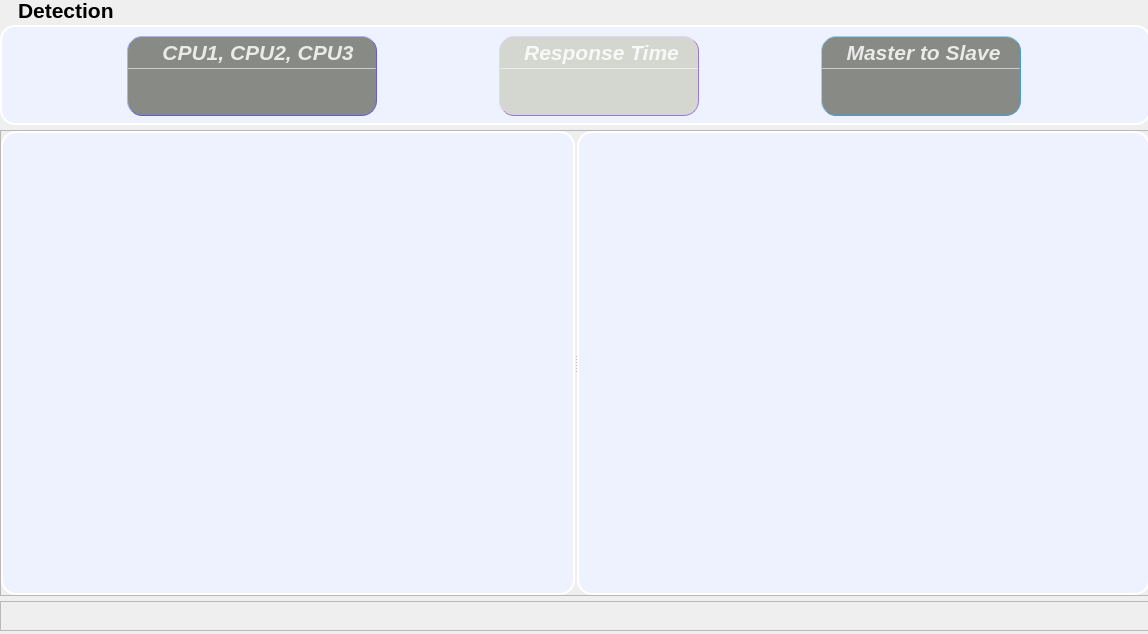
            <widget class="QWidget" name="tab">
             <property name="maximumSize">
              <size>
               <width>1148</width>
               <height>634</height>
              </size>
             </property>
             <attribute name="title">
              <string>Page</string>
             </attribute>
             <widget class="QWidget" name="layoutWidget">
              <property name="geometry">
               <rect>
                <x>0</x>
                <y>0</y>
                <width>1151</width>
                <height>631</height>
               </rect>
              </property>
              <layout class="QVBoxLayout" name="main_content_2">
               <property name="spacing">
                <number>5</number>
               </property>
               <item>
                <widget class="QLabel" name="char_label_2">
                 <property name="minimumSize">
                  <size>
                   <width>0</width>
                   <height>20</height>
                  </size>
                 </property>
                 <property name="maximumSize">
                  <size>
                   <width>16777215</width>
                   <height>20</height>
                  </size>
                 </property>
                 <property name="font">
                  <font>
                   <pointsize>16</pointsize>
                   <weight>75</weight>
                   <bold>true</bold>
                  </font>
                 </property>
                 <property name="styleSheet">
                  <string notr="true">padding-left:12px;</string>
                 </property>
                 <property name="text">
                  <string>Detection</string>
                 </property>
                </widget>
               </item>
               <item>
                <widget class="QFrame" name="QF_Group_2">
                 <property name="minimumSize">
                  <size>
                   <width>0</width>
                   <height>100</height>
                  </size>
                 </property>
                 <property name="maximumSize">
                  <size>
                   <width>16777215</width>
                   <height>100</height>
                  </size>
                 </property>
                 <property name="styleSheet">
                  <string notr="true">QFrame#QF_Group_2{
background-color: rgb(238, 242, 255);
border:2px solid rgb(255, 255, 255);
border-radius:15px;
}</string>
                 </property>
                 <property name="frameShape">
                  <enum>QFrame::StyledPanel</enum>
                 </property>
                 <property name="frameShadow">
                  <enum>QFrame::Raised</enum>
                 </property>
                 <layout class="QHBoxLayout" name="horizontalLayout_14">
                  <property name="topMargin">
                   <number>9</number>
                  </property>
                  <property name="bottomMargin">
                   <number>15</number>
                  </property>
                  <item>
                   <widget class="QFrame" name="Class_QF_2">
                    <property name="minimumSize">
                     <size>
                      <width>250</width>
                      <height>80</height>
                     </size>
                    </property>
                    <property name="maximumSize">
                     <size>
                      <width>170</width>
                      <height>80</height>
                     </size>
                    </property>
                    <property name="toolTipDuration">
                     <number>0</number>
                    </property>
                    <property name="styleSheet">
                     <string notr="true">QFrame#Class_QF_2{
color: rgb(255, 255, 255);
border-radius: 15px;
background-color:rgb(136, 138, 133);
border: 1px outset rgb(98, 91, 213);
}
</string>
                    </property>
                    <property name="frameShape">
                     <enum>QFrame::StyledPanel</enum>
                    </property>
                    <property name="frameShadow">
                     <enum>QFrame::Raised</enum>
                    </property>
                    <layout class="QVBoxLayout" name="verticalLayout_17" stretch="0,2,1">
                     <property name="spacing">
                      <number>0</number>
                     </property>
                     <property name="leftMargin">
                      <number>0</number>
                     </property>
                     <property name="topMargin">
                      <number>0</number>
                     </property>
                     <property name="rightMargin">
                      <number>0</number>
                     </property>
                     <property name="bottomMargin">
                      <number>0</number>
                     </property>
                     <item>
                      <widget class="QFrame" name="Class_top_2">
                       <property name="styleSheet">
                        <string notr="true">border:none</string>
                       </property>
                       <property name="frameShape">
                        <enum>QFrame::StyledPanel</enum>
                       </property>
                       <property name="frameShadow">
                        <enum>QFrame::Raised</enum>
                       </property>
                       <layout class="QHBoxLayout" name="horizontalLayout_15">
                        <property name="spacing">
                         <number>0</number>
                        </property>
                        <property name="leftMargin">
                         <number>0</number>
                        </property>
                        <property name="topMargin">
                         <number>3</number>
                        </property>
                        <property name="rightMargin">
                         <number>0</number>
                        </property>
                        <property name="bottomMargin">
                         <number>3</number>
                        </property>
                        <item>
                         <widget class="QLabel" name="label_9">
                          <property name="maximumSize">
                           <size>
                            <width>16777215</width>
                            <height>30</height>
                           </size>
                          </property>
                          <property name="font">
                           <font>
                            <family>Segoe UI</family>
                            <pointsize>16</pointsize>
                            <weight>87</weight>
                            <italic>true</italic>
                            <bold>true</bold>
                           </font>
                          </property>
                          <property name="styleSheet">
                           <string notr="true">color: rgba(255, 255, 255,210);
padding-left:12px;
font: 700 italic 16pt &quot;Segoe UI&quot;;</string>
                          </property>
                          <property name="text">
                           <string>&lt;html&gt;&lt;head/&gt;&lt;body&gt;&lt;p&gt;CPU1, CPU2, CPU3&lt;/p&gt;&lt;/body&gt;&lt;/html&gt;</string>
                          </property>
                          <property name="alignment">
                           <set>Qt::AlignCenter</set>
                          </property>
                          <property name="indent">
                           <number>0</number>
                          </property>
                         </widget>
                        </item>
                       </layout>
                      </widget>
                     </item>
                     <item>
                      <widget class="Line" name="line_6">
                       <property name="maximumSize">
                        <size>
                         <width>16777215</width>
                         <height>1</height>
                        </size>
                       </property>
                       <property name="styleSheet">
                        <string notr="true">background-color: rgba(255, 255, 255, 89);</string>
                       </property>
                       <property name="orientation">
                        <enum>Qt::Horizontal</enum>
                       </property>
                      </widget>
                     </item>
                     <item>
                      <widget class="QFrame" name="cpu_label1">
                       <property name="styleSheet">
                        <string notr="true">border:none</string>
                       </property>
                       <property name="frameShape">
                        <enum>QFrame::StyledPanel</enum>
                       </property>
                       <property name="frameShadow">
                        <enum>QFrame::Raised</enum>
                       </property>
                       <layout class="QVBoxLayout" name="verticalLayout_23">
                        <property name="spacing">
                         <number>0</number>
                        </property>
                        <property name="leftMargin">
                         <number>0</number>
                        </property>
                        <property name="topMargin">
                         <number>6</number>
                        </property>
                        <property name="rightMargin">
                         <number>0</number>
                        </property>
                        <property name="bottomMargin">
                         <number>6</number>
                        </property>
                        <item alignment="Qt::AlignTop">
                         <widget class="QLabel" name="cpu_label">
                          <property name="minimumSize">
                           <size>
                            <width>0</width>
                            <height>30</height>
                           </size>
                          </property>
                          <property name="maximumSize">
                           <size>
                            <width>16777215</width>
                            <height>30</height>
                           </size>
                          </property>
                          <property name="font">
                           <font>
                            <family>Microsoft YaHei UI</family>
                            <pointsize>17</pointsize>
                            <weight>50</weight>
                            <italic>false</italic>
                            <bold>false</bold>
                            <underline>false</underline>
                           </font>
                          </property>
                          <property name="styleSheet">
                           <string notr="true">color: rgb(255, 255, 255);
font: 17pt &quot;Microsoft YaHei UI&quot;;</string>
                          </property>
                          <property name="text">
                           <string/>
                          </property>
                          <property name="alignment">
                           <set>Qt::AlignCenter</set>
                          </property>
                         </widget>
                        </item>
                       </layout>
                      </widget>
                     </item>
                    </layout>
                   </widget>
                  </item>
                  <item>
                   <widget class="QFrame" name="Fps_QF_2">
                    <property name="minimumSize">
                     <size>
                      <width>200</width>
                      <height>80</height>
                     </size>
                    </property>
                    <property name="maximumSize">
                     <size>
                      <width>170</width>
                      <height>80</height>
                     </size>
                    </property>
                    <property name="toolTipDuration">
                     <number>0</number>
                    </property>
                    <property name="styleSheet">
                     <string notr="true">QFrame#Fps_QF_2{
color: rgb(255, 255, 255);
border-radius: 15px;
background-color: rgb(211, 215, 207);
border: 1px outset rgb(153, 117, 219)
}
</string>
                    </property>
                    <property name="frameShape">
                     <enum>QFrame::StyledPanel</enum>
                    </property>
                    <property name="frameShadow">
                     <enum>QFrame::Raised</enum>
                    </property>
                    <layout class="QVBoxLayout" name="verticalLayout_26" stretch="0,2,1">
                     <property name="spacing">
                      <number>0</number>
                     </property>
                     <property name="leftMargin">
                      <number>0</number>
                     </property>
                     <property name="topMargin">
                      <number>0</number>
                     </property>
                     <property name="rightMargin">
                      <number>0</number>
                     </property>
                     <property name="bottomMargin">
                      <number>0</number>
                     </property>
                     <item>
                      <widget class="QFrame" name="Fps_top_2">
                       <property name="styleSheet">
                        <string notr="true">border:none</string>
                       </property>
                       <property name="frameShape">
                        <enum>QFrame::StyledPanel</enum>
                       </property>
                       <property name="frameShadow">
                        <enum>QFrame::Raised</enum>
                       </property>
                       <layout class="QHBoxLayout" name="horizontalLayout_17">
                        <property name="spacing">
                         <number>0</number>
                        </property>
                        <property name="leftMargin">
                         <number>0</number>
                        </property>
                        <property name="topMargin">
                         <number>3</number>
                        </property>
                        <property name="rightMargin">
                         <number>7</number>
                        </property>
                        <property name="bottomMargin">
                         <number>3</number>
                        </property>
                        <item>
                         <widget class="QLabel" name="label_11">
                          <property name="maximumSize">
                           <size>
                            <width>16777215</width>
                            <height>30</height>
                           </size>
                          </property>
                          <property name="font">
                           <font>
                            <family>Segoe UI</family>
                            <pointsize>16</pointsize>
                            <weight>87</weight>
                            <italic>true</italic>
                            <bold>true</bold>
                           </font>
                          </property>
                          <property name="styleSheet">
                           <string notr="true">color: rgba(255, 255, 255,210);
padding-left:12px;
font: 700 italic 16pt &quot;Segoe UI&quot;;</string>
                          </property>
                          <property name="midLineWidth">
                           <number>-1</number>
                          </property>
                          <property name="text">
                           <string>&lt;html&gt;&lt;head/&gt;&lt;body&gt;&lt;p&gt;Response Time&lt;/p&gt;&lt;/body&gt;&lt;/html&gt;</string>
                          </property>
                          <property name="alignment">
                           <set>Qt::AlignCenter</set>
                          </property>
                          <property name="wordWrap">
                           <bool>false</bool>
                          </property>
                          <property name="indent">
                           <number>0</number>
                          </property>
                         </widget>
                        </item>
                       </layout>
                      </widget>
                     </item>
                     <item>
                      <widget class="Line" name="line_8">
                       <property name="maximumSize">
                        <size>
                         <width>16777215</width>
                         <height>1</height>
                        </size>
                       </property>
                       <property name="styleSheet">
                        <string notr="true">background-color: rgba(255, 255, 255, 89);</string>
                       </property>
                       <property name="orientation">
                        <enum>Qt::Horizontal</enum>
                       </property>
                      </widget>
                     </item>
                     <item>
                      <widget class="QFrame" name="Fps_bottom_2">
                       <property name="styleSheet">
                        <string notr="true">border:none</string>
                       </property>
                       <property name="frameShape">
                        <enum>QFrame::StyledPanel</enum>
                       </property>
                       <property name="frameShadow">
                        <enum>QFrame::Raised</enum>
                       </property>
                       <layout class="QVBoxLayout" name="verticalLayout_27">
                        <property name="spacing">
                         <number>0</number>
                        </property>
                        <property name="leftMargin">
                         <number>0</number>
                        </property>
                        <property name="topMargin">
                         <number>6</number>
                        </property>
                        <property name="rightMargin">
                         <number>0</number>
                        </property>
                        <property name="bottomMargin">
                         <number>6</number>
                        </property>
                        <item alignment="Qt::AlignTop">
                         <widget class="QLabel" name="time0_label">
                          <property name="minimumSize">
                           <size>
                            <width>0</width>
                            <height>30</height>
                           </size>
                          </property>
                          <property name="maximumSize">
                           <size>
                            <width>16777215</width>
                            <height>30</height>
                           </size>
                          </property>
                          <property name="font">
                           <font>
                            <family>Microsoft YaHei UI</family>
                            <pointsize>17</pointsize>
                            <weight>50</weight>
                            <italic>false</italic>
                            <bold>false</bold>
                            <underline>false</underline>
                           </font>
                          </property>
                          <property name="styleSheet">
                           <string notr="true">color: rgb(255, 255, 255);
font: 17pt &quot;Microsoft YaHei UI&quot;;</string>
                          </property>
                          <property name="text">
                           <string/>
                          </property>
                          <property name="alignment">
                           <set>Qt::AlignCenter</set>
                          </property>
                         </widget>
                        </item>
                       </layout>
                      </widget>
                     </item>
                    </layout>
                   </widget>
                  </item>
                  <item>
                   <widget class="QFrame" name="Model_QF_3">
                    <property name="minimumSize">
                     <size>
                      <width>200</width>
                      <height>80</height>
                     </size>
                    </property>
                    <property name="maximumSize">
                     <size>
                      <width>170</width>
                      <height>80</height>
                     </size>
                    </property>
                    <property name="toolTipDuration">
                     <number>0</number>
                    </property>
                    <property name="styleSheet">
                     <string notr="true">QFrame#Model_QF_3{
color: rgb(255, 255, 255);
border-radius: 15px;
background-color: rgb(136, 138, 133);
border: 1px outset rgb(72, 158, 204)
}
</string>
                    </property>
                    <property name="frameShape">
                     <enum>QFrame::StyledPanel</enum>
                    </property>
                    <property name="frameShadow">
                     <enum>QFrame::Raised</enum>
                    </property>
                    <layout class="QVBoxLayout" name="verticalLayout_28" stretch="0,2,1">
                     <property name="spacing">
                      <number>0</number>
                     </property>
                     <property name="leftMargin">
                      <number>0</number>
                     </property>
                     <property name="topMargin">
                      <number>0</number>
                     </property>
                     <property name="rightMargin">
                      <number>0</number>
                     </property>
                     <property name="bottomMargin">
                      <number>0</number>
                     </property>
                     <item>
                      <widget class="QFrame" name="Model_top_2">
                       <property name="styleSheet">
                        <string notr="true">border:none</string>
                       </property>
                       <property name="frameShape">
                        <enum>QFrame::StyledPanel</enum>
                       </property>
                       <property name="frameShadow">
                        <enum>QFrame::Raised</enum>
                       </property>
                       <layout class="QHBoxLayout" name="horizontalLayout_18">
                        <property name="spacing">
                         <number>0</number>
                        </property>
                        <property name="leftMargin">
                         <number>0</number>
                        </property>
                        <property name="topMargin">
                         <number>3</number>
                        </property>
                        <property name="rightMargin">
                         <number>7</number>
                        </property>
                        <property name="bottomMargin">
                         <number>3</number>
                        </property>
                        <item>
                         <widget class="QLabel" name="label_12">
                          <property name="maximumSize">
                           <size>
                            <width>16777215</width>
                            <height>30</height>
                           </size>
                          </property>
                          <property name="font">
                           <font>
                            <family>Segoe UI</family>
                            <pointsize>16</pointsize>
                            <weight>87</weight>
                            <italic>true</italic>
                            <bold>true</bold>
                           </font>
                          </property>
                          <property name="styleSheet">
                           <string notr="true">color: rgba(255, 255, 255,210);
padding-left:12px;
font: 700 italic 16pt &quot;Segoe UI&quot;;</string>
                          </property>
                          <property name="midLineWidth">
                           <number>-1</number>
                          </property>
                          <property name="text">
                           <string>&lt;html&gt;&lt;head/&gt;&lt;body&gt;&lt;p&gt;Master to Slave&lt;/p&gt;&lt;/body&gt;&lt;/html&gt;</string>
                          </property>
                          <property name="alignment">
                           <set>Qt::AlignCenter</set>
                          </property>
                          <property name="wordWrap">
                           <bool>false</bool>
                          </property>
                          <property name="indent">
                           <number>0</number>
                          </property>
                         </widget>
                        </item>
                       </layout>
                      </widget>
                     </item>
                     <item>
                      <widget class="Line" name="line_9">
                       <property name="maximumSize">
                        <size>
                         <width>16777215</width>
                         <height>1</height>
                        </size>
                       </property>
                       <property name="styleSheet">
                        <string notr="true">background-color: rgba(255, 255, 255, 89);</string>
                       </property>
                       <property name="orientation">
                        <enum>Qt::Horizontal</enum>
                       </property>
                      </widget>
                     </item>
                     <item>
                      <widget class="QFrame" name="Model_bottom_2">
                       <property name="styleSheet">
                        <string notr="true">border:none</string>
                       </property>
                       <property name="frameShape">
                        <enum>QFrame::StyledPanel</enum>
                       </property>
                       <property name="frameShadow">
                        <enum>QFrame::Raised</enum>
                       </property>
                       <layout class="QVBoxLayout" name="verticalLayout_29">
                        <property name="spacing">
                         <number>0</number>
                        </property>
                        <property name="leftMargin">
                         <number>0</number>
                        </property>
                        <property name="topMargin">
                         <number>6</number>
                        </property>
                        <property name="rightMargin">
                         <number>0</number>
                        </property>
                        <property name="bottomMargin">
                         <number>6</number>
                        </property>
                        <item alignment="Qt::AlignTop">
                         <widget class="QLabel" name="time1_label">
                          <property name="minimumSize">
                           <size>
                            <width>0</width>
                            <height>30</height>
                           </size>
                          </property>
                          <property name="maximumSize">
                           <size>
                            <width>16777215</width>
                            <height>30</height>
                           </size>
                          </property>
                          <property name="font">
                           <font>
                            <family>Microsoft YaHei UI</family>
                            <pointsize>15</pointsize>
                            <weight>50</weight>
                            <italic>false</italic>
                            <bold>false</bold>
                            <underline>false</underline>
                           </font>
                          </property>
                          <property name="styleSheet">
                           <string notr="true">color: rgb(255, 255, 255);
font: 15pt &quot;Microsoft YaHei UI&quot;;
</string>
                          </property>
                          <property name="text">
                           <string/>
                          </property>
                          <property name="alignment">
                           <set>Qt::AlignCenter</set>
                          </property>
                         </widget>
                        </item>
                       </layout>
                      </widget>
                     </item>
                    </layout>
                   </widget>
                  </item>
                 </layout>
                </widget>
               </item>
               <item>
                <widget class="QFrame" name="Result_QF_2">
                 <property name="styleSheet">
                  <string notr="true"/>
                 </property>
                 <property name="frameShape">
                  <enum>QFrame::StyledPanel</enum>
                 </property>
                 <property name="frameShadow">
                  <enum>QFrame::Raised</enum>
                 </property>
                 <layout class="QVBoxLayout" name="verticalLayout_30">
                  <property name="spacing">
                   <number>0</number>
                  </property>
                  <property name="leftMargin">
                   <number>0</number>
                  </property>
                  <property name="topMargin">
                   <number>0</number>
                  </property>
                  <property name="rightMargin">
                   <number>0</number>
                  </property>
                  <property name="bottomMargin">
                   <number>0</number>
                  </property>
                  <item>
                   <widget class="QSplitter" name="splitter_2">
                    <property name="styleSheet">
                     <string notr="true">#splitter::handle{background: 1px solid  rgba(200, 200, 200,100);}</string>
                    </property>
                    <property name="orientation">
                     <enum>Qt::Horizontal</enum>
                    </property>
                    <property name="handleWidth">
                     <number>2</number>
                    </property>
                    <widget class="QLabel" name="pre_video_2">
                     <property name="minimumSize">
                      <size>
                       <width>200</width>
                       <height>100</height>
                      </size>
                     </property>
                     <property name="styleSheet">
                      <string notr="true">background-color: rgb(238, 242, 255);
border:2px solid rgb(255, 255, 255);
border-radius:15px</string>
                     </property>
                     <property name="text">
                      <string/>
                     </property>
                     <property name="alignment">
                      <set>Qt::AlignCenter</set>
                     </property>
                    </widget>
                    <widget class="QLabel" name="res_video_2">
                     <property name="minimumSize">
                      <size>
                       <width>200</width>
                       <height>100</height>
                      </size>
                     </property>
                     <property name="styleSheet">
                      <string notr="true">background-color: rgb(238, 242, 255);
border:2px solid rgb(255, 255, 255);
border-radius:15px</string>
                     </property>
                     <property name="text">
                      <string/>
                     </property>
                     <property name="alignment">
                      <set>Qt::AlignCenter</set>
                     </property>
                    </widget>
                   </widget>
                  </item>
                 </layout>
                </widget>
               </item>
               <item>
                <widget class="QFrame" name="Pause_QF_2">
                 <property name="minimumSize">
                  <size>
                   <width>0</width>
                   <height>30</height>
                  </size>
                 </property>
                 <property name="maximumSize">
                  <size>
                   <width>16777215</width>
                   <height>30</height>
                  </size>
                 </property>
                 <property name="frameShape">
                  <enum>QFrame::StyledPanel</enum>
                 </property>
                 <property name="frameShadow">
                  <enum>QFrame::Raised</enum>
                 </property>
                 <layout class="QHBoxLayout" name="horizontalLayout_19">
                  <property name="spacing">
                   <number>10</number>
                  </property>
                  <property name="leftMargin">
                   <number>0</number>
                  </property>
                  <property name="topMargin">
                   <number>0</number>
                  </property>
                  <property name="rightMargin">
                   <number>3</number>
                  </property>
                  <property name="bottomMargin">
                   <number>0</number>
                  </property>
                  <item>
                   <widget class="QLabel" name="cputotal_label">
                    <property name="sizePolicy">
                     <sizepolicy hsizetype="Expanding" vsizetype="Preferred">
                      <horstretch>0</horstretch>
                      <verstretch>0</verstretch>
                     </sizepolicy>
                    </property>
                    <property name="minimumSize">
                     <size>
                      <width>5</width>
                      <height>0</height>
                     </size>
                    </property>
                    <property name="maximumSize">
                     <size>
                      <width>16777215</width>
                      <height>16777215</height>
                     </size>
                    </property>
                    <property name="styleSheet">
                     <string notr="true">font: 700 11pt &quot;Segoe UI&quot;;
color: rgba(0, 0, 0, 140);</string>
                    </property>
                    <property name="text">
                     <string>&lt;html&gt;&lt;head/&gt;&lt;body&gt;&lt;p&gt;&lt;br/&gt;&lt;/p&gt;&lt;/body&gt;&lt;/html&gt;</string>
                    </property>
                   </widget>
                  </item>
                 </layout>
                </widget>
               </item>
              </layout>
             </widget>
            </widget>
